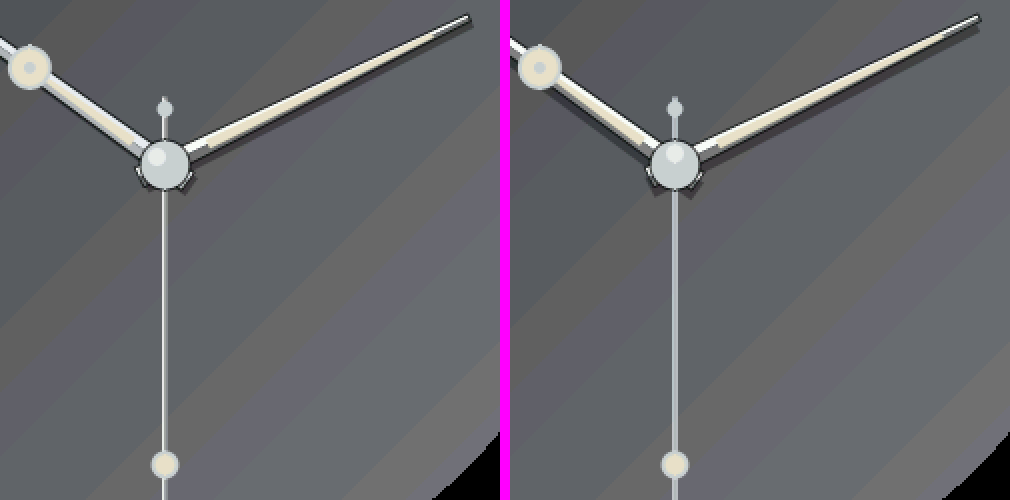
#> input picture docs/evidence/2026-11-09-living-light-diver-pair-zoom.png, 1010 x 500 px
$ python -i send-canvas.py   (imports and definitions only)
#> lines starting #> are read from the running program, lines starting #| are printed output that depends on the picture
#> further down, picture is the input picture: PIL image 1010x500 RGB; mean R, G, B 102.2, 101.6, 107.4
#!/usr/bin/env python3
"""Send any image or procedural OLED banner to the JarvisNano glass.

Resizes/cover-crops to the round 466x466 panel, converts to RGB565
little-endian, and POSTs it to /api/display/canvas. The device shows it in
place of the face for the TTL, then the face returns.

    python3 scripts/send-canvas.py photo.png --host $JARVIS_DEVICE_HOST
    python3 scripts/send-canvas.py chart.jpg --ttl 60 --takeover
    python3 scripts/send-canvas.py --banner "DEEP FOCUS" --sub "Back at 3:00 PM" --accent cyan
    python3 scripts/send-canvas.py --clear

Requires Pillow (pip install pillow).
"""
from __future__ import annotations

import argparse
import math
import os
import struct
import sys
import urllib.error
import urllib.request
from typing import Sequence

HERE = os.path.dirname(os.path.abspath(__file__))
if HERE not in sys.path:
    sys.path.insert(0, HERE)

import jarvisctl  # noqa: E402

SIZE = 466
ACCENTS: dict[str, dict[str, tuple[int, int, int]]] = {
    "cyan": {
        "primary": (34, 220, 255),
        "bright": (196, 248, 255),
        "glow": (12, 72, 98),
        "deep": (5, 22, 34),
    },
    "violet": {
        "primary": (176, 108, 255),
        "bright": (236, 216, 255),
        "glow": (70, 32, 118),
        "deep": (24, 10, 44),
    },
    "amber": {
        "primary": (255, 159, 46),
        "bright": (255, 228, 186),
        "glow": (106, 56, 12),
        "deep": (38, 18, 4),
    },
    "mint": {
        "primary": (70, 240, 165),
        "bright": (204, 252, 230),
        "glow": (18, 96, 64),
        "deep": (6, 34, 22),
    },
    "crimson": {
        "primary": (255, 74, 98),
        "bright": (255, 206, 214),
        "glow": (122, 22, 38),
        "deep": (44, 6, 14),
    },
}


def load_pairing_token(host: str) -> str | None:
    """Reuse jarvisctl's host-bound pairing token lookup without exposing it."""
    return jarvisctl.load_pairing_token(host)


# [15 lines left out: function build_request, not called in this run]


def image_to_rgb565(img) -> bytes:
    """Convert any Pillow Image to 466x466 RGB565 little-endian bytes."""
    rgb = img.convert("RGB")
    if rgb.size != (SIZE, SIZE):
        from PIL import Image

        scale = max(SIZE / rgb.width, SIZE / rgb.height)
#> scale = 0.932
        rgb = rgb.resize(
            (max(1, round(rgb.width * scale)), max(1, round(rgb.height * scale))),
            Image.Resampling.LANCZOS,
        )
        left = (rgb.width - SIZE) // 2
#> left = 237
        top = (rgb.height - SIZE) // 2
#> top = 0
        rgb = rgb.crop((left, top, left + SIZE, top + SIZE))
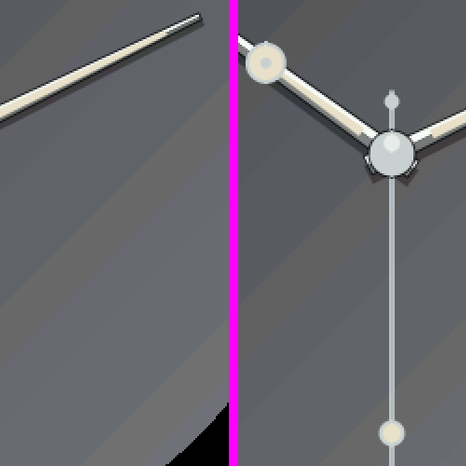
#> rgb: PIL image 466x466 RGB; mean R, G, B 103.6, 100.5, 108.9
    raw = rgb.tobytes()
    out = bytearray(SIZE * SIZE * 2)
    pack = struct.pack_into
    j = 0
    for i in range(0, len(raw), 3):
        v = ((raw[i] & 0xF8) << 8) | ((raw[i + 1] & 0xFC) << 3) | (raw[i + 2] >> 3)
        pack("<H", out, j, v)
        j += 2
#> this loop made 217156 passes
#> (i, j) on passes 2 to 4: (3, 4), (6, 6), (9, 8)
#> after the loop, j = 434312
    return bytes(out)


# [200 lines left out: functions to_rgb565, _load_font, _wrap_text, render_banner_image, not called in this run]


def banner_to_rgb565(title: str, sub: str = "", accent: str = "cyan") -> bytes:
    return image_to_rgb565(render_banner_image(title, sub=sub, accent=accent))


# [96 lines left out: functions build_parser, main, not called in this run]


# [2 lines not run here, left out]

>>> from PIL import Image
>>> picture = Image.open('../docs/evidence/2026-11-09-living-light-diver-pair-zoom.png')
>>> result = image_to_rgb565(picture)
